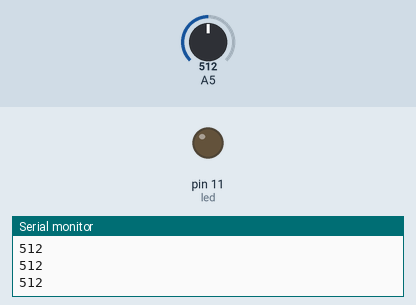
Simulated run of this sketch. Board: Arduino Uno, built with avr-gcc and run on an emulated ATmega328P. On the bench: output pins drawn as LEDs (lit = HIGH), the last lines printed to the serial monitor. The test bench sets the inputs (shaded band); at power-on: A5 = 512.

Above: at 1.2 s.
1.3 s: A5 set to 1010
2.8 s: A5 set to 1023
At 3.5 s:
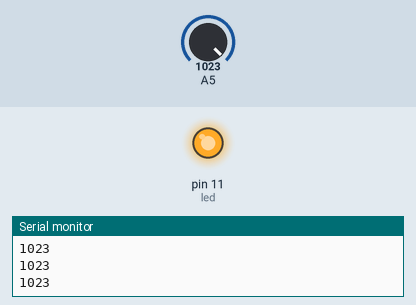
4.3 s: A5 set to 900
At 5.7 s:
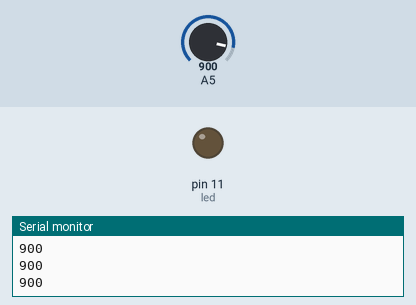
Timing chart, 0 to 7.3 s (numbered marks = the images above; inputs shaded):
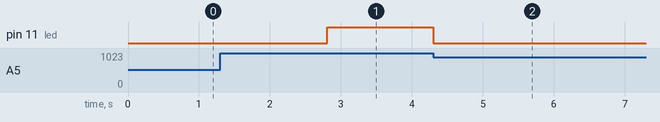

The sketch:

Button_02.ino
```cpp
void setup() {
  Serial.begin(9600);
  pinMode(5, INPUT); // button
  pinMode(11, OUTPUT); // led
}

void loop() {
  Serial.println(analogRead(5));
  if (analogRead(5) >= 1023) {
    digitalWrite(11, HIGH);
    //Serial.println("Pressed");
  }
  else
  {
    digitalWrite(11, LOW);
    //Serial.println("Not Pressed");
  }
}
```

Measured:
- the behaviour switches between 1022 and 1023 on A5 (found by bisection; images 0 and 1)
- after the input at 2.8 s, pin 11 (led): LOW → HIGH at once
- after the input at 4.3 s, pin 11 (led): HIGH → LOW at once
